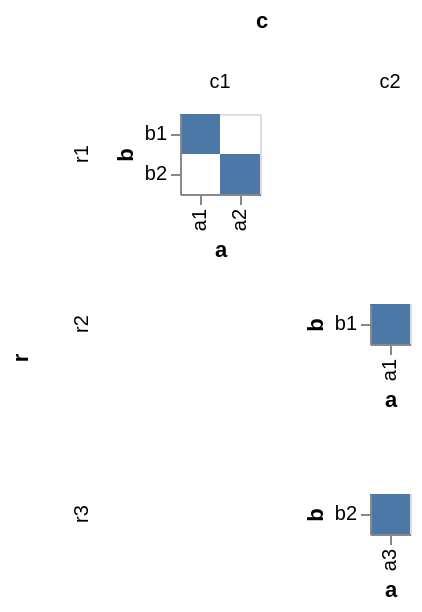

The specification (Vega-Lite) saved for this image:
### Vega-Lite specification from a JSON file in a GitHub repository (floating-point values rounded to 4 significant figures)
{"$schema": "https://vega.github.io/schema/vega-lite/v6.json", "description": "A grid faceted both ways whose cells size themselves: the counting is done once per cell in a crossed dataset, and each band takes the greatest of its own.", "data": {"values": [{"r": "r1", "c": "c1", "a": "a1", "b": "b1"}, {"r": "r1", "c": "c1", "a": "a2", "b": "b2"}, {"r": "r2", "c": "c2", "a": "a1", "b": "b1"}, {"r": "r3", "c": "c2", "a": "a3", "b": "b2"}]}, "facet": {"row": {"field": "r"}, "column": {"field": "c"}}, "spec": {"mark": "rect", "encoding": {"y": {"field": "b", "type": "nominal"}, "x": {"field": "a", "type": "nominal"}}}, "resolve": {"scale": {"x": "independent", "y": "independent"}}}
